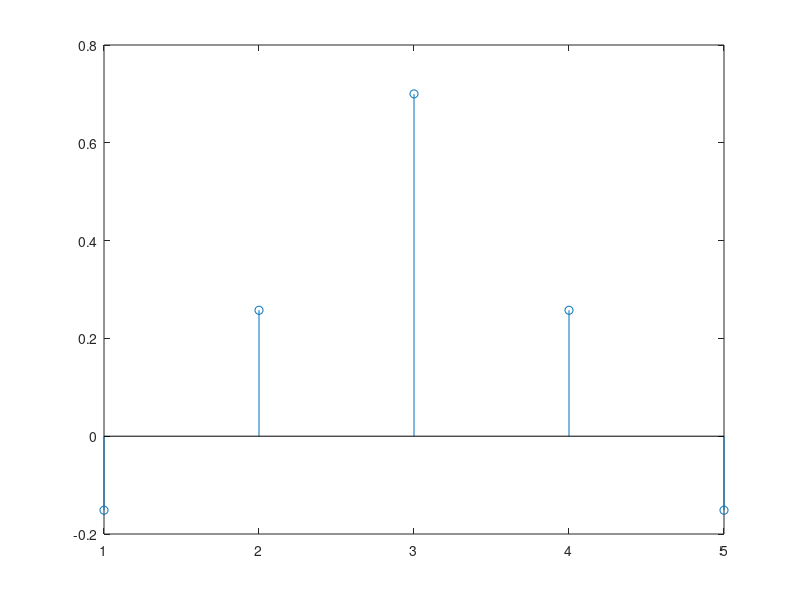
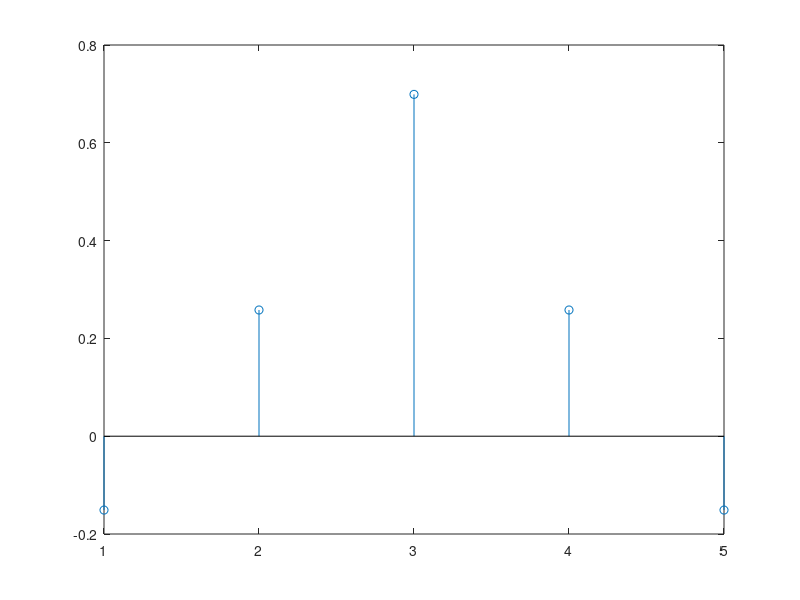
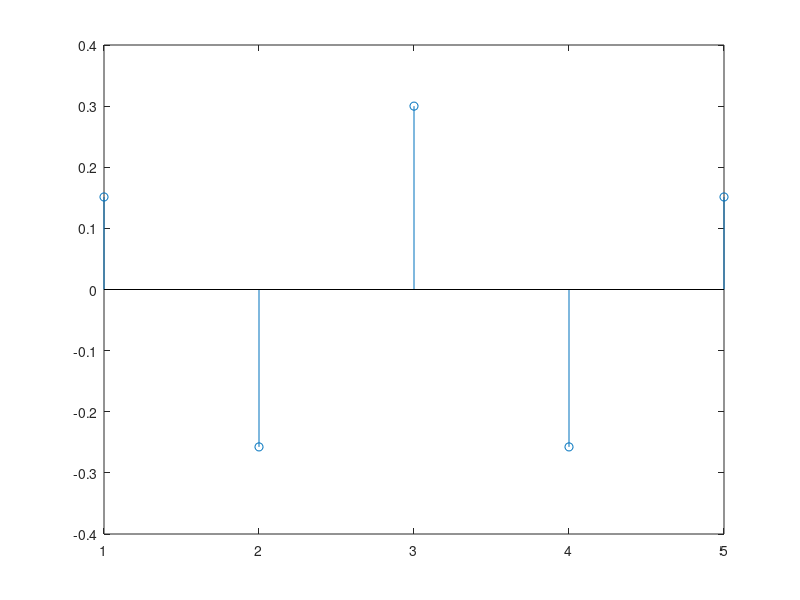

Recreate these plots in MATLAB, in order.
% clean up environment
clear all; close all;

%%
% definitions and parameters
fc = 0.35;
b_tp = (sin(2*pi*fc*[-2:2]))./(pi*[-2:2]);  % Filter Impulse Response
b_tp(3) = 2*fc;

set(figure, 'Name', 'Exercise 7.2/1 - handmade');
stem(b_tp);

b_tp_2 = fir1(4, 0.7, rectwin(5), 'noscale');
set(figure, 'Name', 'Exercise 7.2/1 - fir1 made');
stem(b_tp_2);

%%
fc = 0.35;
% Low-Pass Filter Impulse Response for fc
b_tp_1 = (sin(2*pi*fc*[-2:2]))./(pi*[-2:2]);
b_tp_1(3) = 2*fc;
% Low-Pass Filter Impulse Response for pi
b_tp_2 = [0 0 1 0 0];
% Calculate the High-Pass
b_hp = b_tp_2 - b_tp_1;

set(figure, 'Name', 'Exercise 7.2/3 - Highpass');
stem(b_hp);